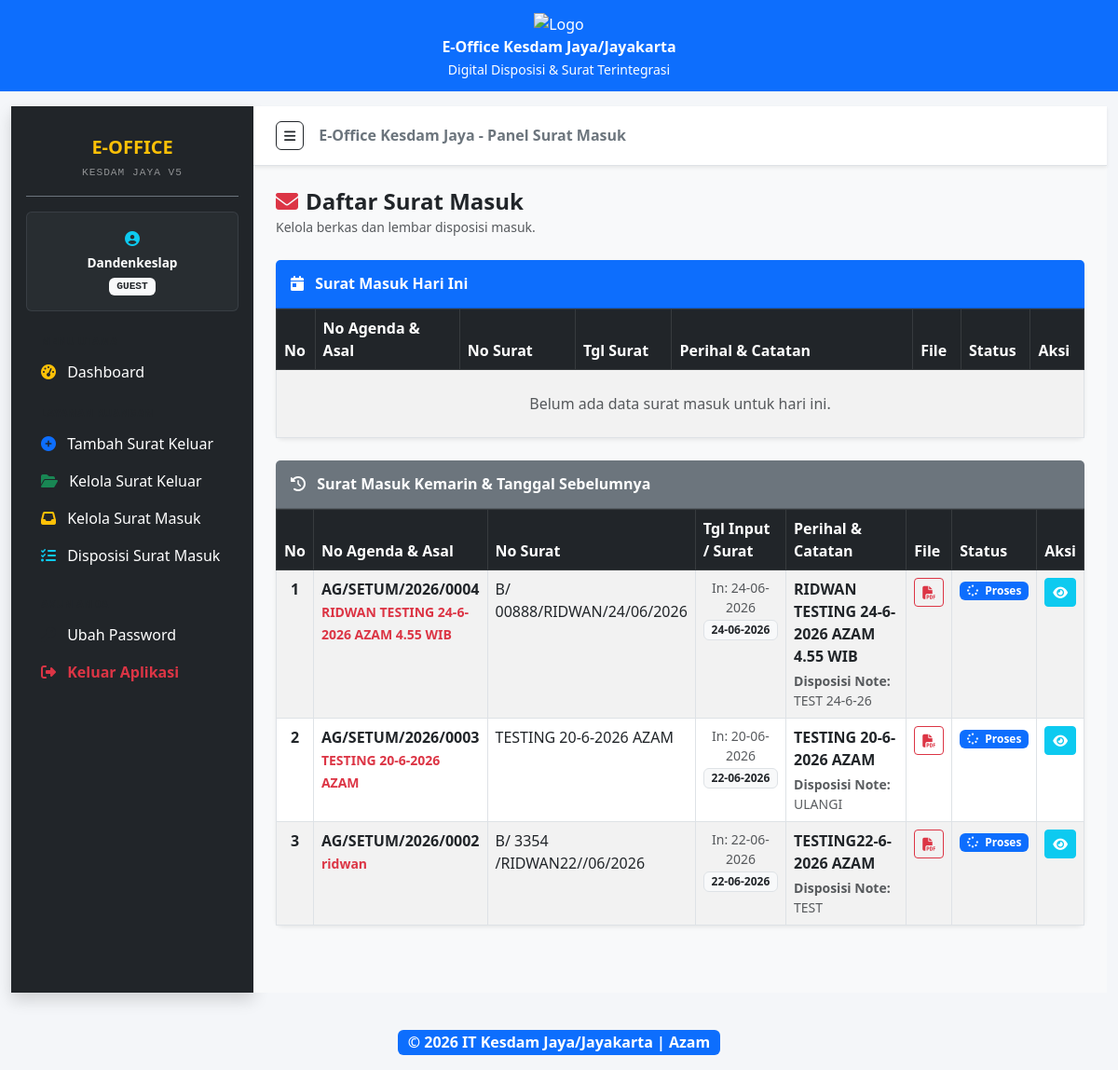
Screenshot of /surat_masuk/kelola_surat_masuk.php (signed in) with the database file from the repository.
### tables this page shows
CREATE TABLE `surat_masuk` (
  `id_surat` int NOT NULL AUTO_INCREMENT,
  `created_by` int NOT NULL,
  `kode` varchar(50) DEFAULT NULL,
  `no_agenda` varchar(100) DEFAULT NULL,
  `asal_surat` varchar(150) NOT NULL,
  `tanggal_input` date DEFAULT NULL,
  `nama_pengirim` varchar(100) DEFAULT NULL,
  `jabatan_pengirim` varchar(100) DEFAULT NULL,
  `no_hp_pengirim` varchar(20) DEFAULT NULL,
  `no_surat` varchar(100) NOT NULL,
  `tanggal_surat` date NOT NULL,
  `tanggal_kirim` date DEFAULT NULL,
  `bentuk_surat` enum('Aplikasi','Email','Whatsapp','Telegram','Fisik') NOT NULL,
  `klasifikasi_surat` varchar(50) NOT NULL,
  `sifat_surat` varchar(50) NOT NULL,
  `kepada` varchar(255) DEFAULT NULL,
  `status_baca` varchar(20) NOT NULL DEFAULT 'belum',
  `tembusan` text,
  `perihal` text NOT NULL,
  `status_dokumen` enum('Asli','Tembusan') NOT NULL,
  `file_surat` varchar(255) NOT NULL,
  `keterangan` text,
  `status_proses` varchar(50) NOT NULL DEFAULT 'Baru',
  `status_ttd` varchar(50) DEFAULT 'Belum TTD',
  `tujuan_pimpinan` enum('kakesdam','wakakesdam') DEFAULT NULL,
  `tembusan_pimpinan` text,
  `catatan_spri` text,
  `ttd_spri_image` text,
  `notif_pimpinan_status` int DEFAULT '0',
  `notif_spri_status` int DEFAULT '0',
  `tujuan_disposisi` varchar(100) DEFAULT NULL,
  `tujuan_utama` varchar(100) DEFAULT NULL,
  `catatan_disposisi` text,
  `tanggal_disposisi` datetime DEFAULT NULL,
  `tanggal_diterima` datetime DEFAULT CURRENT_TIMESTAMP,
  `tahap_disposisi` int DEFAULT '1',
  `jenis_surat` varchar(100) DEFAULT NULL,
  `sumber_surat` enum('Internal','Ruangan','Jajaran','Satuan Lain','Setum') NOT NULL,
  `role_pengirim` varchar(20) DEFAULT 'internal',
  `verified_by` varchar(100) DEFAULT NULL,
  `tanggal_verifikasi` datetime DEFAULT NULL,
  `created_at` timestamp NOT NULL DEFAULT CURRENT_TIMESTAMP,
  `surat_ttd` varchar(255) DEFAULT NULL,
  `tanggal_ttd` datetime DEFAULT NULL,
  `ditandatangani_oleh` int DEFAULT NULL,
  `ttd_kakesdam` varchar(255) DEFAULT NULL,
  `ttd_wakakesdam` varchar(255) DEFAULT NULL,
  `kode_verifikasi` varchar(50) DEFAULT NULL,
  `file_surat_ttd` varchar(255) DEFAULT NULL,
  `ttd_oleh` varchar(100) DEFAULT NULL,
  `tgl_ttd` datetime DEFAULT NULL,
  `hidden_wakakesdam` tinyint(1) DEFAULT '0',
  `hidden_kakesdam_jaya` tinyint(1) NOT NULL DEFAULT '0',
  `hidden_wakakesdam_jaya` tinyint(1) NOT NULL DEFAULT '0',
  `hidden_spri_pimpinan` tinyint(1) DEFAULT '0',
  `current_role` varchar(100) DEFAULT NULL,
  `last_sender` varchar(100) DEFAULT NULL,
  `status_verifikasi` varchar(20) DEFAULT 'belum',
  `diverifikasi_oleh` varchar(150) DEFAULT NULL,
  `hidden_setum` tinyint(1) DEFAULT '1',
  `posisi_terakhir` varchar(100) DEFAULT NULL,
  PRIMARY KEY (`id_surat`),
  KEY `idx_status_proses` (`status_proses`),
  KEY `status_proses` (`status_proses`),
  KEY `tanggal_diterima` (`tanggal_diterima`),
  KEY `idx_tanggal` (`tanggal_diterima`),
  KEY `idx_status` (`status_proses`)
);

### surat_masuk/kelola_surat_masuk.php (the view, shortened to what this page needs)
<?php
require_once "../config/koneksi.php";
$tipe_akses_raw = $_SESSION['tipe_akses'] ?? '';
$tipe_akses = is_array($tipe_akses_raw) ? ($tipe_akses_raw[0] ?? '') : $tipe_akses_raw;
$role_raw = $_SESSION['username_ruangan'] ?? ($_SESSION['role'] ?? ($_SESSION['username'] ?? ''));
if (is_array($role_raw)) {
    $role_string = $role_raw[0] ?? ($role_raw['role'] ?? ($role_raw['username'] ?? ''));
} else {
    $role_string = $role_raw;
}
$role_ruangan = strtolower(trim($role_string));
$asalMap = [
    'kakesdam_jaya'      => 'Kakesdam Jaya',
    'wakakesdam_jaya'    => 'Wakakesdam Jaya',
    'kasi_tuud'          => 'Kasi Tuud',
    'dandenkeslap'       => 'Dandenkeslap',
    'kasi_was'           => 'Kasi Was',
    'kasi_dukkes'        => 'Kasi Dukkes',
    'kasi_kesprev'       => 'Kasi Kesprev',
    'kasi_renproggar'    => 'Kasi Renproggar',
    'kasi_minlogkes'     => 'Kasi Minlogkes',
    'kasi_matkes'        => 'Kasi Matkes',
    'kasi_yankes'        => 'Kasi Yankes',
    'setum'              => 'SETUM Kesdam Jaya'
];
if (in_array($tipe_akses, ['admin', 'setum', 'superadmin'])) {
    $stmtToday = $conn->prepare("
        SELECT sm.*, sm.status_proses AS status_sub, '' AS catatan_disp
        FROM surat_masuk sm
        WHERE DATE(sm.tanggal_input) = CURDATE()
        ORDER BY sm.id_surat DESC
    ");
    $stmtOlder = $conn->prepare("
        SELECT sm.*, sm.status_proses AS status_sub, '' AS catatan_disp
        FROM surat_masuk sm
        WHERE DATE(sm.tanggal_input) < CURDATE()
        ORDER BY sm.id_surat DESC
    ");
} else {
    $stmtToday = $conn->prepare("
        SELECT sm.*,
               IFNULL(MAX(ds.status_disposisi), sm.status_proses) AS status_sub,
               MAX(ds.catatan) AS catatan_disp
        FROM surat_masuk sm
        LEFT JOIN disposisi_surat ds ON sm.id_surat = ds.id_surat
        WHERE DATE(sm.tanggal_input) = CURDATE() AND (
            LOWER(sm.tujuan_disposisi) = ?
            OR LOWER(sm.tujuan_utama) = ?
            OR LOWER(ds.ke) = ?
            OR FIND_IN_SET(?, ds.tembusan_kasi) > 0
            OR ? = ''
        )
        GROUP BY sm.id_surat
        ORDER BY sm.id_surat DESC
    ");
    $stmtToday->bind_param("sssss", $role_ruangan, $role_ruangan, $role_ruangan, $role_ruangan, $role_ruangan);
    $stmtOlder = $conn->prepare("
        SELECT sm.*,
               IFNULL(MAX(ds.status_disposisi), sm.status_proses) AS status_sub,
               MAX(ds.catatan) AS catatan_disp
        FROM surat_masuk sm
        LEFT JOIN disposisi_surat ds ON sm.id_surat = ds.id_surat
        WHERE DATE(sm.tanggal_input) < CURDATE() AND (
            LOWER(sm.tujuan_disposisi) = ?
            OR LOWER(sm.tujuan_utama) = ?
            OR LOWER(ds.ke) = ?
            OR FIND_IN_SET(?, ds.tembusan_kasi) > 0
            OR ? = ''
        )
        GROUP BY sm.id_surat
        ORDER BY sm.id_surat DESC
    ");
    $stmtOlder->bind_param("sssss", $role_ruangan, $role_ruangan, $role_ruangan, $role_ruangan, $role_ruangan);
}
$stmtToday->execute();
$resSuratToday = $stmtToday->get_result();
$stmtOlder->execute();
$resSuratOlder = $stmtOlder->get_result();
function renderBadgeStatusMasuk($status_raw) {
    $status = strtolower(trim($status_raw ?? 'baru'));
    switch ($status) {
        case 'proses':
            return "<span class='badge bg-primary text-white'><i class='fas fa-spinner me-1'></i> Proses</span>";
    }
}
require_once '../layout/header.php';
?>
<div class="d-flex" id="wrapper">
    <?php
    if (in_array($tipe_akses, ['admin', 'setum', 'superadmin'])) {
        include '../dashboard/sidebar_admin.php';
    } else {
        include '../ruangan/sidebar.php';
    }
    ?>
    <div id="page-content-wrapper" class="w-100 bg-light">
        <nav class="navbar navbar-expand-lg navbar-light bg-white border-bottom py-3 px-4 shadow-sm">
            <button class="btn btn-outline-dark btn-sm rounded" id="menu-toggle"><i class="fas fa-bars"></i></button>
            <span class="ms-3 fw-semibold text-secondary">E-Office Kesdam Jaya - Panel Surat Masuk</span>
        </nav>
        <div class="container-fluid py-4 px-4">
            <div class="d-flex justify-content-between align-items-center mb-4">
                <div>
                    <h4 class="fw-bold text-dark mb-0"><i class="fas fa-envelope text-danger me-2"></i>Daftar Surat Masuk</h4>
                    <small class="text-muted">Kelola berkas dan lembar disposisi masuk.</small>
                </div>
            </div>
            <div class="card shadow-sm border-0 rounded-3 mb-4">
                <div class="card-header bg-primary text-white py-3">
                    <h6 class="mb-0 fw-bold"><i class="fas fa-calendar-day me-2"></i> Surat Masuk Hari Ini</h6>
                </div>
                <div class="card-body p-0 table-responsive">
                    <table class="table table-bordered table-hover table-striped align-top mb-0">
                        <thead class="table-dark">
                            <tr>
                                <th style="width: 1%;">No</th>
                                <th style="width: 15%;">No Agenda & Asal</th>
                                <th style="width: 12%;">No Surat</th>
                                <th style="width: 10%;">Tgl Surat</th>
                                <th style="width: 25%;">Perihal & Catatan</th>
                                <th style="width: 4%;">File</th>
                                <th style="width: 4%;">Status</th>
                                <th style="width: 4%;">Aksi</th>
                            </tr>
                        </thead>
                        <tbody>
                        <?php
                        $no = 1;
                        if ($resSuratToday->num_rows > 0):
                            while ($row = $resSuratToday->fetch_assoc()):
                                $asalRaw = trim($row['asal_surat'] ?? '');
                                $asalSatuan = $asalMap[$asalRaw] ?? $asalRaw;
                        ?>
                            <tr>
                                <td class="text-center fw-bold"><?= $no++ ?></td>
                                <td>
                                    <span class="fw-bold"><?= htmlspecialchars($row['no_agenda'] ?? '-') ?></span><br>
                                    <small class="text-danger fw-bold"><?= htmlspecialchars($asalSatuan) ?></small>
                                </td>
                                <td><?= htmlspecialchars($row['no_surat'] ?? '-') ?></td>
                                <td class="text-center"><?= !empty($row['tanggal_surat']) ? date('d-m-Y', strtotime($row['tanggal_surat'])) : '-' ?></td>
                                <td>
                                    <p class="mb-1 fw-bold text-dark"><?= htmlspecialchars($row['perihal'] ?? '-') ?></p>
                                    <?php if(!empty($row['catatan_disp'])): ?>
                                        <small class="text-muted d-block"><strong>Disposisi Note:</strong> <?= htmlspecialchars($row['catatan_disp']) ?></small>
                                    <?php endif; ?>
                                </td>
                                <td class="text-center">
                                    <?php if (!empty($row['file_surat'])) : ?>
                                        <a href="../uploads/surat_masuk/<?= urlencode($row['file_surat']) ?>" target="_blank" class="btn btn-outline-danger btn-sm"><i class="fas fa-file-pdf"></i></a>
                                    <?php endif; ?>
                                </td>
                                <td class="text-center"><?= renderBadgeStatusMasuk($row['status_sub']) ?></td>
                                <td class="text-center">
                                    <a href="detail_surat_masuk.php?id=<?= $row['id_surat'] ?>" class="btn btn-info text-white btn-sm"><i class="fas fa-eye"></i></a>
                                </td>
                            </tr>
                        <?php endwhile; else: ?>
                            <tr><td colspan="8" class="text-center py-4 text-muted">Belum ada data surat masuk untuk hari ini.</td></tr>
                        <?php endif; ?>
                        </tbody>
                    </table>
                </div>
            </div>
            <div class="card shadow-sm border-0 rounded-3 mb-5">
                <div class="card-header bg-secondary text-white py-3">
                    <h6 class="mb-0 fw-bold"><i class="fas fa-history me-2"></i> Surat Masuk Kemarin & Tanggal Sebelumnya</h6>
                </div>
                <div class="card-body p-0 table-responsive">
                    <table class="table table-bordered table-hover table-striped align-top mb-0">
                        <thead class="table-dark">
                            <tr>
                                <th style="width: 1%;">No</th>
                                <th style="width: 15%;">No Agenda & Asal</th>
                                <th style="width: 12%;">No Surat</th>
                                <th style="width: 10%;">Tgl Input / Surat</th>
                                <th style="width: 25%;">Perihal & Catatan</th>
                                <th style="width: 4%;">File</th>
                                <th style="width: 4%;">Status</th>
                                <th style="width: 4%;">Aksi</th>
                            </tr>
                        </thead>
                        <tbody>
                        <?php
                        $noOlder = 1;
                        if ($resSuratOlder->num_rows > 0):
                            while ($rowOlder = $resSuratOlder->fetch_assoc()):
                                $asalRawOlder = trim($rowOlder['asal_surat'] ?? '');
                                $asalSatuanOlder = $asalMap[$asalRawOlder] ?? $asalRawOlder;
                        ?>
                            <tr>
                                <td class="text-center fw-bold"><?= $noOlder++ ?></td>
                                <td>
                                    <span class="fw-bold"><?= htmlspecialchars($rowOlder['no_agenda'] ?? '-') ?></span><br>
                                    <small class="text-danger fw-bold"><?= htmlspecialchars($asalSatuanOlder) ?></small>
                                </td>
                                <td><?= htmlspecialchars($rowOlder['no_surat'] ?? '-') ?></td>
                                <td class="text-center">
                                    <small class="text-muted d-block">In: <?= !empty($rowOlder['tanggal_input']) ? date('d-m-Y', strtotime($rowOlder['tanggal_input'])) : '-' ?></small>
                                    <span class="badge bg-light text-dark border"><?= !empty($rowOlder['tanggal_surat']) ? date('d-m-Y', strtotime($rowOlder['tanggal_surat'])) : '-' ?></span>
                                </td>
                                <td>
                                    <p class="mb-1 fw-bold text-dark"><?= htmlspecialchars($rowOlder['perihal'] ?? '-') ?></p>
                                    <?php if(!empty($rowOlder['catatan_disp'])): ?>
                                        <small class="text-muted d-block"><strong>Disposisi Note:</strong> <?= htmlspecialchars($rowOlder['catatan_disp']) ?></small>
                                    <?php endif; ?>
                                </td>
                                <td class="text-center">
                                    <?php if (!empty($rowOlder['file_surat'])) : ?>
                                        <a href="../uploads/surat_masuk/<?= urlencode($rowOlder['file_surat']) ?>" target="_blank" class="btn btn-outline-danger btn-sm"><i class="fas fa-file-pdf"></i></a>
                                    <?php endif; ?>
                                </td>
                                <td class="text-center"><?= renderBadgeStatusMasuk($rowOlder['status_sub']) ?></td>
                                <td class="text-center">
                                    <a href="detail_surat_masuk.php?id=<?= $rowOlder['id_surat'] ?>" class="btn btn-info text-white btn-sm"><i class="fas fa-eye"></i></a>
                                </td>
                            </tr>
                        <?php endwhile; else: ?>
                            <tr><td colspan="8" class="text-center py-4 text-muted">Tidak ada data arsip surat masuk dari tanggal sebelumnya.</td></tr>
                        <?php endif; ?>
                        </tbody>
                    </table>
                </div>
            </div>
        </div>
    </div>
</div>
<?php include '../layout/footer.php'; ?>

### layout/header.php (style rules this page uses)
body { background: #f4f6f9; }

### rows the page displays
surat_masuk: no_agenda "AG/SETUM/2026/0004", asal_surat "RIDWAN TESTING 24-6-2026 AZAM 4.55 WIB", no_surat "B/ 00888/RIDWAN/24/06/2026", tanggal_input "24-06-2026", tanggal_surat "24-06-2026", perihal "RIDWAN TESTING 24-6-2026 AZAM 4.55 WIB", catatan_disp "TEST 24-6-26"
surat_masuk: no_agenda "AG/SETUM/2026/0003", asal_surat "TESTING 20-6-2026 AZAM", no_surat "TESTING 20-6-2026 AZAM", tanggal_input "20-06-2026", tanggal_surat "22-06-2026", perihal "TESTING 20-6-2026 AZAM", catatan_disp "ULANGI"
surat_masuk: no_agenda "AG/SETUM/2026/0002", asal_surat "ridwan", no_surat "B/ 3354 /RIDWAN22//06/2026", tanggal_input "22-06-2026", tanggal_surat "22-06-2026", perihal "TESTING22-6-2026 AZAM", catatan_disp "TEST"

### other values shown
$current_nama "Dandenkeslap"
$current_nama_role "GUEST"
